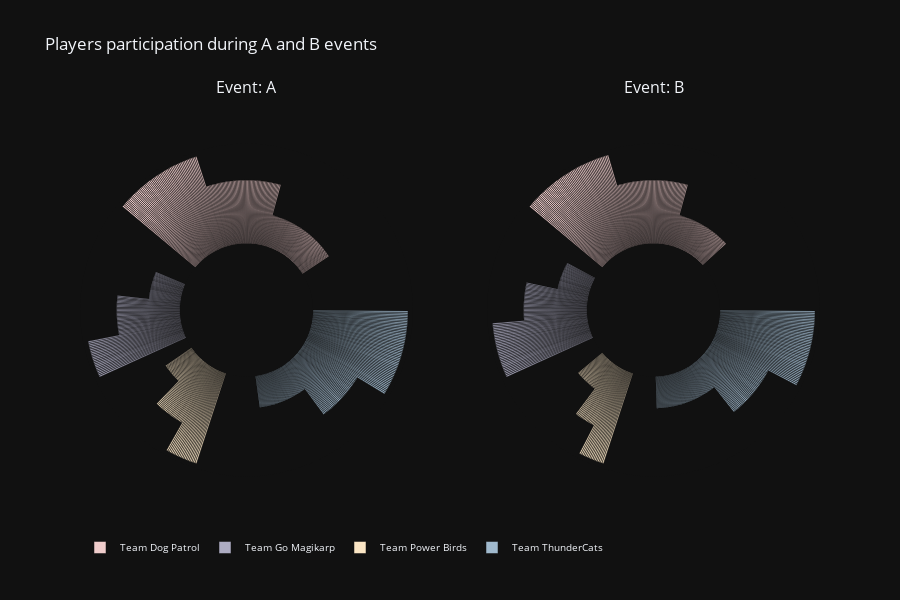

Notebook code for this chart:
### Code cell
players_score_figure(df_eventplayers, sorted=True, ascending=True, hole=0.4, h=600)

### Figure 1 — Plotly figure (JSON) as saved in the notebook; plotly's stock layout.template omitted (floating-point values rounded to 4 significant figures; data arrays with more than 128 entries replaced by an {"elided": "..."} marker saying what was removed)
{"data": [{"customdata": {"elided": "236x2 str values"}, "hovertemplate": "<extra><b style='color:black;'>Team Dog Patrol</b></extra><b>Player %{theta}</b><br><br><i>Date</i>: %{customdata[0]}<br><i>Medal</i>: %{customdata[1]}<br><i>Score</i>: %{r} points", "legendgroup": "Dog Patrol", "marker": {"color": "rgb(240,205,204)"}, "name": "Team Dog Patrol", "r": {"elided": "236 int values"}, "showlegend": true, "subplot": "polar", "theta": {"elided": "236 str values"}, "type": "barpolar"}, {"customdata": {"elided": "110x2 str values"}, "hovertemplate": "<extra><b style='color:black;'>Team Go Magikarp</b></extra><b>Player %{theta}</b><br><br><i>Date</i>: %{customdata[0]}<br><i>Medal</i>: %{customdata[1]}<br><i>Score</i>: %{r} points", "legendgroup": "Go Magikarp", "marker": {"color": "rgb(173,172,194)"}, "name": "Team Go Magikarp", "r": [0, 0, 0, 0, 0, 0, 0, 0, 0, 0, 0, 0, 0, 0, 0, 0, 0, 0, 0, 0, 0, 0, 0, 0, 0, 0, 0, 0, 0, 1, 1, 1, 1, 1, 1, 1, 1, 1, 1, 1, 1, 1, 1, 1, 1, 1, 1, 1, 1, 1, 1, 1, 1, 1, 1, 1, 1, 2, 2, 2, 2, 2, 2, 2, 2, 2, 2, 2, 2, 2, 2, 2, 2, 2, 2, 2, 2, 2, 2, 2, 2, 2, 2, 2, 2, 2, 2, 3, 3, 3, 3, 3, 3, 3, 3, 3, 3, 3, 3, 3, 3, 3, 3, 3, 3, 3, 3, 3, 3, 3], "showlegend": true, "subplot": "polar", "theta": ["10731", "38098", "18671", "34001", "51519", "90256", "88929", "66089", "18591", "28930", "30977", "67382", "18101", "19847", "91507", "18605", "87970", "54654", "83594", "75650", "85934", "24057", "16548", "88391", "27307", "98021", "23274", "46892", "92479", "25962", "20152", "85664", "16402", "91853", "99558", "29743", "52731", "97731", "68102", "82978", "88532", "28941", "17613", "51468", "38221", "53404", "58914", "83283", "69344", "81709", "74803", "85486", "99402", "38655", "28926", "60266", "35549", "62820", "99837", "21870", "31611", "83951", "18492", "24284", "34187", "99287", "69565", "90716", "55737", "64826", "40425", "99015", "96584", "39818", "59524", "65157", "67311", "83447", "23657", "19264", "52913", "68786", "79506", "83024", "42995", "43172", "37910", "18922", "20673", "13357", "96252", "82230", "83603", "73947", "24148", "23405", "68490", "86202", "47376", "87699", "75134", "18171", "89275", "76062", "99632", "62534", "67272", "40762", "62624", "25164"], "type": "barpolar"}, {"customdata": {"elided": "81x2 str values"}, "hovertemplate": "<extra><b style='color:black;'>Team Power Birds</b></extra><b>Player %{theta}</b><br><br><i>Date</i>: %{customdata[0]}<br><i>Medal</i>: %{customdata[1]}<br><i>Score</i>: %{r} points", "legendgroup": "Power Birds", "marker": {"color": "rgb(251,230,197)"}, "name": "Team Power Birds", "r": [0, 0, 0, 0, 0, 0, 0, 0, 0, 0, 0, 0, 0, 0, 0, 0, 0, 1, 1, 1, 1, 1, 1, 1, 1, 1, 1, 1, 1, 1, 1, 1, 1, 1, 1, 1, 1, 2, 2, 2, 2, 2, 2, 2, 2, 2, 2, 2, 2, 2, 2, 2, 2, 2, 2, 2, 2, 2, 2, 2, 2, 3, 3, 3, 3, 3, 3, 3, 3, 3, 3, 3, 3, 3, 3, 3, 3, 3, 3, 3, 3], "showlegend": true, "subplot": "polar", "theta": ["26962", "18714", "10114", "38708", "75895", "76836", "44026", "33293", "83963", "85944", "19225", "90642", "40420", "19546", "96118", "88662", "73630", "12127", "12881", "12089", "82703", "43019", "66837", "99531", "63518", "74759", "77119", "36071", "14430", "55128", "67267", "57510", "83182", "40049", "32217", "82229", "87016", "65298", "66939", "11613", "23477", "40550", "39881", "10568", "57982", "15021", "31474", "13333", "51104", "18670", "57239", "49624", "66767", "71117", "38606", "93572", "40228", "81125", "57094", "45032", "73388", "70000", "40302", "99073", "94696", "59815", "59731", "61337", "37074", "80105", "80862", "91721", "76073", "94974", "77842", "41577", "82617", "94899", "76299", "97386", "98482"], "type": "barpolar"}, {"customdata": {"elided": "184x2 str values"}, "hovertemplate": "<extra><b style='color:black;'>Team ThunderCats</b></extra><b>Player %{theta}</b><br><br><i>Date</i>: %{customdata[0]}<br><i>Medal</i>: %{customdata[1]}<br><i>Score</i>: %{r} points", "legendgroup": "ThunderCats", "marker": {"color": "rgb(160,185,205)"}, "name": "Team ThunderCats", "r": {"elided": "184 int values"}, "showlegend": true, "subplot": "polar", "theta": {"elided": "184 str values"}, "type": "barpolar"}, {"customdata": {"elided": "236x2 str values"}, "hovertemplate": "<extra><b style='color:black;'>Team Dog Patrol</b></extra><b>Player %{theta}</b><br><br><i>Date</i>: %{customdata[0]}<br><i>Medal</i>: %{customdata[1]}<br><i>Score</i>: %{r} points", "legendgroup": "Dog Patrol", "marker": {"color": "rgb(240,205,204)"}, "name": "Team Dog Patrol", "r": {"elided": "236 int values"}, "showlegend": false, "subplot": "polar2", "theta": {"elided": "236 str values"}, "type": "barpolar"}, {"customdata": {"elided": "110x2 str values"}, "hovertemplate": "<extra><b style='color:black;'>Team Go Magikarp</b></extra><b>Player %{theta}</b><br><br><i>Date</i>: %{customdata[0]}<br><i>Medal</i>: %{customdata[1]}<br><i>Score</i>: %{r} points", "legendgroup": "Go Magikarp", "marker": {"color": "rgb(173,172,194)"}, "name": "Team Go Magikarp", "r": [0, 0, 0, 0, 0, 0, 0, 0, 0, 0, 0, 0, 0, 0, 0, 0, 0, 0, 0, 1, 1, 1, 1, 1, 1, 1, 1, 1, 1, 1, 1, 1, 1, 1, 1, 1, 1, 1, 1, 1, 1, 1, 1, 1, 1, 1, 1, 2, 2, 2, 2, 2, 2, 2, 2, 2, 2, 2, 2, 2, 2, 2, 2, 2, 2, 2, 2, 2, 2, 2, 2, 2, 2, 2, 2, 2, 3, 3, 3, 3, 3, 3, 3, 3, 3, 3, 3, 3, 3, 3, 3, 3, 3, 3, 3, 3, 3, 3, 3, 3, 3, 3, 3, 3, 3, 3, 3, 3, 3, 3], "showlegend": false, "subplot": "polar2", "theta": ["91853", "99558", "51519", "97731", "96252", "82230", "28941", "18591", "55737", "24148", "99015", "68490", "86202", "60266", "75650", "67311", "89275", "46892", "92479", "10731", "20673", "38098", "18671", "18492", "24284", "68102", "82978", "99287", "66089", "51468", "90716", "81709", "18101", "19847", "64826", "74803", "85486", "91507", "18605", "54654", "59524", "83447", "24057", "76062", "79506", "67272", "43172", "25962", "21870", "18922", "16402", "52731", "90256", "34187", "88532", "17613", "28930", "69344", "73947", "40425", "23405", "99402", "87699", "96584", "28926", "75134", "39818", "65157", "85934", "68786", "88391", "40762", "42995", "62624", "37910", "25164", "62820", "99837", "20152", "85664", "31611", "83951", "29743", "34001", "88929", "13357", "38221", "53404", "30977", "69565", "58914", "83283", "67382", "83603", "87970", "47376", "38655", "18171", "83594", "23657", "16548", "19264", "52913", "99632", "27307", "98021", "62534", "83024", "23274", "35549"], "type": "barpolar"}, {"customdata": {"elided": "81x2 str values"}, "hovertemplate": "<extra><b style='color:black;'>Team Power Birds</b></extra><b>Player %{theta}</b><br><br><i>Date</i>: %{customdata[0]}<br><i>Medal</i>: %{customdata[1]}<br><i>Score</i>: %{r} points", "legendgroup": "Power Birds", "marker": {"color": "rgb(251,230,197)"}, "name": "Team Power Birds", "r": [0, 0, 0, 0, 0, 0, 0, 0, 0, 0, 0, 0, 0, 0, 0, 0, 0, 0, 0, 0, 0, 0, 0, 0, 0, 0, 1, 1, 1, 1, 1, 1, 1, 1, 1, 1, 1, 1, 1, 1, 1, 1, 1, 1, 1, 1, 1, 1, 1, 2, 2, 2, 2, 2, 2, 2, 2, 2, 2, 2, 2, 2, 2, 2, 2, 3, 3, 3, 3, 3, 3, 3, 3, 3, 3, 3, 3, 3, 3, 3, 3], "showlegend": false, "subplot": "polar2", "theta": ["26962", "40302", "94696", "12089", "82703", "99531", "10114", "59731", "77119", "76836", "91721", "10568", "85944", "15021", "51104", "94974", "57239", "41577", "19225", "57510", "38606", "90642", "40228", "97386", "96118", "98482", "70000", "66837", "63518", "37074", "74759", "38708", "11613", "36071", "44026", "39881", "57982", "31474", "13333", "76073", "77842", "93572", "82229", "19546", "57094", "76299", "45032", "73388", "87016", "12127", "12881", "99073", "18714", "43019", "61337", "14430", "83963", "67267", "18670", "49624", "66767", "71117", "40420", "82617", "88662", "59815", "65298", "66939", "80105", "75895", "23477", "80862", "40550", "33293", "55128", "83182", "40049", "32217", "81125", "94899", "73630"], "type": "barpolar"}, {"customdata": {"elided": "184x2 str values"}, "hovertemplate": "<extra><b style='color:black;'>Team ThunderCats</b></extra><b>Player %{theta}</b><br><br><i>Date</i>: %{customdata[0]}<br><i>Medal</i>: %{customdata[1]}<br><i>Score</i>: %{r} points", "legendgroup": "ThunderCats", "marker": {"color": "rgb(160,185,205)"}, "name": "Team ThunderCats", "r": {"elided": "184 int values"}, "showlegend": false, "subplot": "polar2", "theta": {"elided": "184 str values"}, "type": "barpolar"}], "layout": {"annotations": [{"font": {"size": 16}, "showarrow": false, "text": "Event: A", "x": 0.225, "xanchor": "center", "xref": "paper", "y": 1, "yanchor": "bottom", "yref": "paper"}, {"font": {"size": 16}, "showarrow": false, "text": "Event: B", "x": 0.775, "xanchor": "center", "xref": "paper", "y": 1, "yanchor": "bottom", "yref": "paper"}], "height": 600, "hoverlabel": {"bordercolor": "white", "font": {"color": "black", "size": 8}}, "legend": {"font": {"size": 10}, "orientation": "h", "yanchor": "bottom"}, "polar": {"angularaxis": {"categoryarray": ["Dog Patrol", "Go Magikarp", "Power Birds", "ThunderCats"], "categoryorder": "array", "showticklabels": false, "type": "category", "visible": false}, "domain": {"x": [0, 0.45], "y": [0, 1]}, "hole": 0.4, "radialaxis": {"autorange": true, "range": [0, 3.158], "showticklabels": false, "type": "linear", "visible": false}}, "polar2": {"angularaxis": {"categoryarray": ["Dog Patrol", "Go Magikarp", "Power Birds", "ThunderCats"], "categoryorder": "array", "showticklabels": false, "type": "category", "visible": false}, "domain": {"x": [0.55, 1], "y": [0, 1]}, "hole": 0.4, "radialaxis": {"autorange": true, "range": [0, 3.158], "showticklabels": false, "type": "linear", "visible": false}}, "title": {"text": "Players participation during A and B events"}, "width": 900}}
